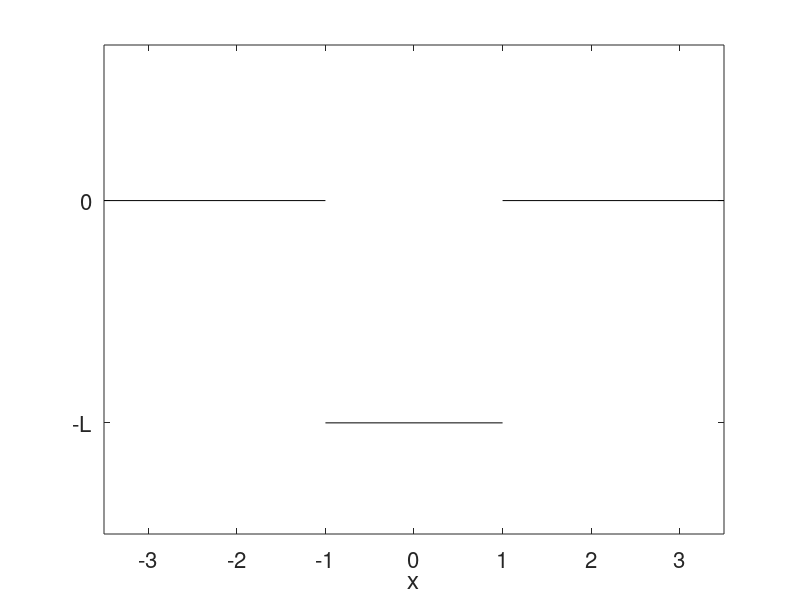

The MATLAB source for this figure:
L = 1;
plot([-3.5 -1],[0 0],'k')
hold on, plot([-1 1],[-L -L],'k')
plot([1 3.5],[0 0],'k')
axis([-3.5 3.5 -1.5 0.7])
xlabel('x','fontsize',16)
set(gca,'ytick',[0,-1])
set(gca,'yticklabel',{'0', '-L'},'fontsize',16)
hold off
